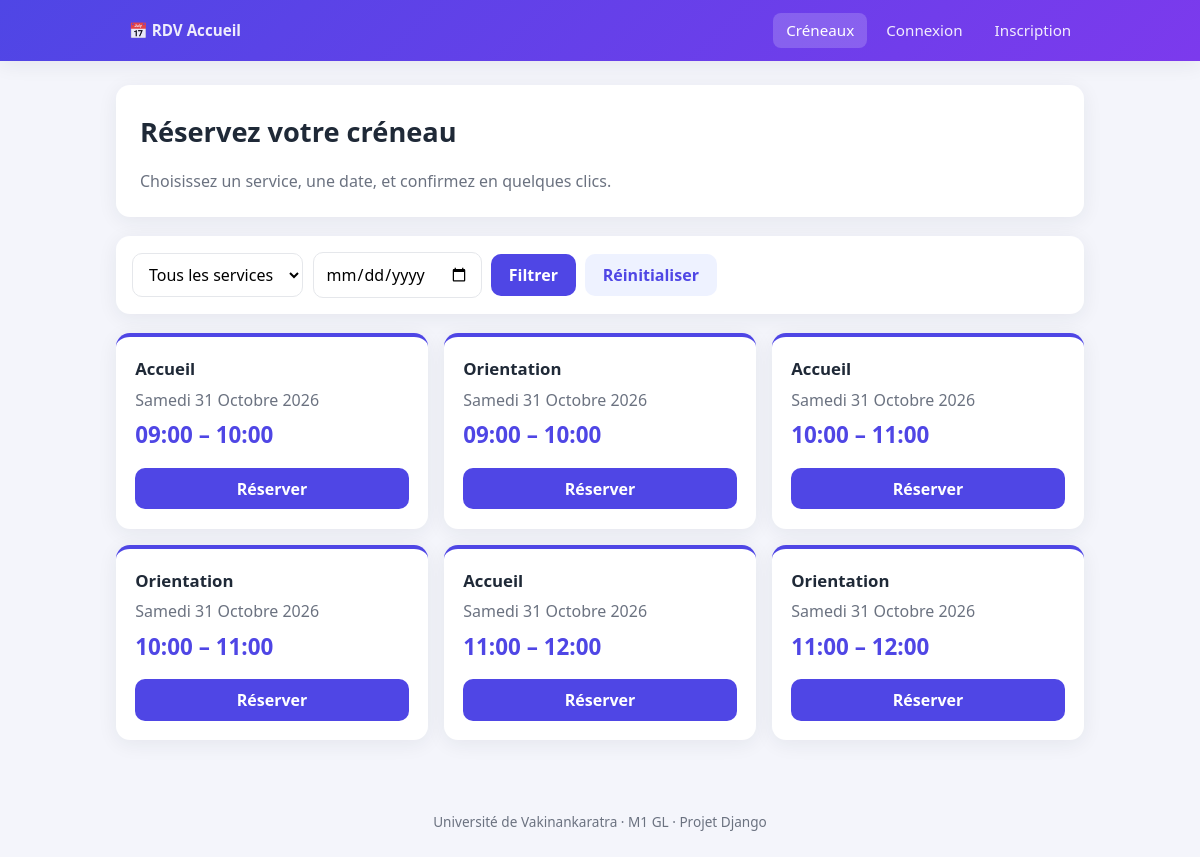
The page / on the database its author committed.
### rdv/models.py (models this page shows, shortened)
class Creneau(models.Model):
    service = models.ForeignKey(Service, on_delete=models.CASCADE, related_name="creneaux")
    date = models.DateField()
    heure_debut = models.TimeField()
    heure_fin = models.TimeField()
    ouvert = models.BooleanField(default=True)
    class Meta:
        ordering = ["date", "heure_debut"]

class Service(models.Model):
    nom = models.CharField(max_length=100)
    description = models.TextField(blank=True)
    def __str__(self):
        return self.nom

### rdv/views.py (the view)
# urls.py: path("", views.creneaux, name="creneaux"),
def creneaux(request):
    now = timezone.localtime()
    qs = (Creneau.objects.filter(ouvert=True)
          .filter(Q(date__gt=now.date()) | Q(date=now.date(), heure_debut__gt=now.time()))
          .exclude(rendezvous__statut=RendezVous.RESERVE)
          .select_related("service"))
    service_id = request.GET.get("service", "")
    date = request.GET.get("date", "")
    if service_id.isdigit():
        qs = qs.filter(service_id=service_id)
    if date and parse_date(date):
        qs = qs.filter(date=parse_date(date))
    page = Paginator(qs, 10).get_page(request.GET.get("page"))
    return render(request, "creneau_list.html", {
        "page_obj": page, "services": Service.objects.all(),
        "service_id": service_id, "date": date})

### templates/creneau_list.html (shortened to what this page needs)
{% extends "base.html" %}{% block content %}
<div class="hero">
  <h1>Réservez votre créneau</h1>
  <p>Choisissez un service, une date, et confirmez en quelques clics.</p>
</div>
<form method="get" class="filters">
  <select name="service"><option value="">Tous les services</option>
  </select>
  <input type="date" name="date" value="{{ date }}">
  <button>Filtrer</button>
  <a class="btn btn-ghost" href="{% url 'creneaux' %}">Réinitialiser</a>
</form>
{% if page_obj %}
<div class="grid">
  {% for c in page_obj %}
  <div class="slot">
    <span class="service">{{ c.service }}</span>
    <span class="date">{{ c.date|date:"l d F Y" }}</span>
    <span class="time">{{ c.heure_debut|time:"H:i" }} – {{ c.heure_fin|time:"H:i" }}</span>
    <a class="btn" href="{% url 'reserver' c.pk %}">Réserver</a>
  </div>
  {% endfor %}
</div>
{% else %}<div class="empty">😕 Aucun créneau disponible pour ces critères.</div>{% endif %}
{% endblock %}

### templates/base.html (shortened to what this page needs)
{% load static %}<!doctype html>
<html lang="fr"><head>
<link rel="stylesheet" href="{% static 'css/style.css' %}">
</head><body>
<header class="navbar"><div class="inner">
  <a class="brand" href="{% url 'creneaux' %}">📅 RDV Accueil</a>
  <a href="{% url 'creneaux' %}" class="{% if request.resolver_match.url_name == 'creneaux' %}active{% endif %}">Créneaux</a>
  {% if user.is_authenticated %}
    <a href="{% url 'mes_rdv' %}" class="{% if request.resolver_match.url_name == 'mes_rdv' %}active{% endif %}">Mes rendez-vous</a>
    {% if user.is_staff %}
      <a href="{% url 'agenda' %}" class="{% if request.resolver_match.url_name == 'agenda' %}active{% endif %}">Agenda</a>
      <a href="{% url 'creneau_creer' %}" class="{% if request.resolver_match.url_name == 'creneau_creer' %}active{% endif %}">Nouveau créneau</a>
    {% endif %}
    <form method="post" action="{% url 'logout' %}">{% csrf_token %}<button class="linklike">Déconnexion ({{ user.username }})</button></form>
  {% else %}
    <a href="{% url 'login' %}">Connexion</a>
    <a href="{% url 'signup' %}">Inscription</a>
  {% endif %}
</div></header>
<main class="container">
  {% block content %}{% endblock %}
</main>
<footer>Université de Vakinankaratra · M1 GL · Projet Django</footer>
</body></html>

### static/css/style.css (style rules this page uses)
:root { --primary:#4f46e5;--primary-d:#4338ca;--bg:#f4f5fb;--card:#fff;--text:#1f2937;--muted:#6b7280;--border:#e5e7eb;--radius:14px;--shadow:0 4px 20px rgba(31,41,55,.07) }
* { box-sizing:border-box }
body { margin:0;font-family:"Segoe UI",system-ui,sans-serif;background:var(--bg);color:var(--text);line-height:1.5 }
a { color:var(--primary);text-decoration:none }
.container { max-width:1000px;margin:0 auto;padding:1.5rem 1rem 3rem }
.navbar { background:linear-gradient(135deg,#4f46e5,#7c3aed);color:#fff;box-shadow:var(--shadow) }
.navbar .inner { max-width:1000px;margin:auto;padding:.8rem 1rem;display:flex;flex-wrap:wrap;align-items:center;gap:.4rem }
.brand { font-weight:700;font-size:1.2rem;color:#fff;margin-right:auto }
.navbar a,.navbar .linklike { color:#fff;padding:.4rem .8rem;border-radius:8px;font-size:.95rem;opacity:.9 }
.navbar a:hover,.navbar a.active,.navbar .linklike:hover { background:rgba(255,255,255,.18);opacity:1 }
h1 { font-size:1.7rem;margin:.2rem 0 1rem }
.hero { background:var(--card);border-radius:var(--radius);padding:1.5rem;box-shadow:var(--shadow);margin-bottom:1.2rem }
.hero p { margin:0;color:var(--muted) }
.btn,button { display:inline-block;background:var(--primary);color:#fff;border:0;border-radius:10px;padding:.55rem 1.1rem;font:inherit;font-weight:600;cursor:pointer;transition:.15s }
.btn-ghost { background:#eef2ff;color:var(--primary) }
.filters { display:flex;flex-wrap:wrap;gap:.6rem;align-items:center;background:var(--card);padding:1rem;border-radius:var(--radius);box-shadow:var(--shadow);margin-bottom:1.2rem }
input,select,textarea { font:inherit;padding:.55rem .75rem;border:1px solid var(--border);border-radius:10px;background:#fff;max-width:100% }
.grid { display:grid;grid-template-columns:repeat(auto-fill,minmax(260px,1fr));gap:1rem }
.slot { background:var(--card);border-radius:var(--radius);padding:1.2rem;box-shadow:var(--shadow);border-top:4px solid var(--primary);display:flex;flex-direction:column;gap:.4rem }
.slot .service { font-weight:700;font-size:1.05rem }
.slot .date { color:var(--muted);text-transform:capitalize }
.slot .time { font-size:1.4rem;font-weight:700;color:var(--primary) }
.slot .btn { margin-top:.6rem;text-align:center }
footer { text-align:center;color:var(--muted);font-size:.85rem;padding:1.5rem }

### rows shown on the page
Creneau: service "Accueil", date "Samedi 31 Octobre 2026", heure_debut "09:00", heure_fin "10:00"
Creneau: service "Orientation", date "Samedi 31 Octobre 2026", heure_debut "09:00", heure_fin "10:00"
Creneau: service "Accueil", date "Samedi 31 Octobre 2026", heure_debut "10:00", heure_fin "11:00"
Creneau: service "Orientation", date "Samedi 31 Octobre 2026", heure_debut "10:00", heure_fin "11:00"
Creneau: service "Accueil", date "Samedi 31 Octobre 2026", heure_debut "11:00", heure_fin "12:00"
Creneau: service "Orientation", date "Samedi 31 Octobre 2026", heure_debut "11:00", heure_fin "12:00"
